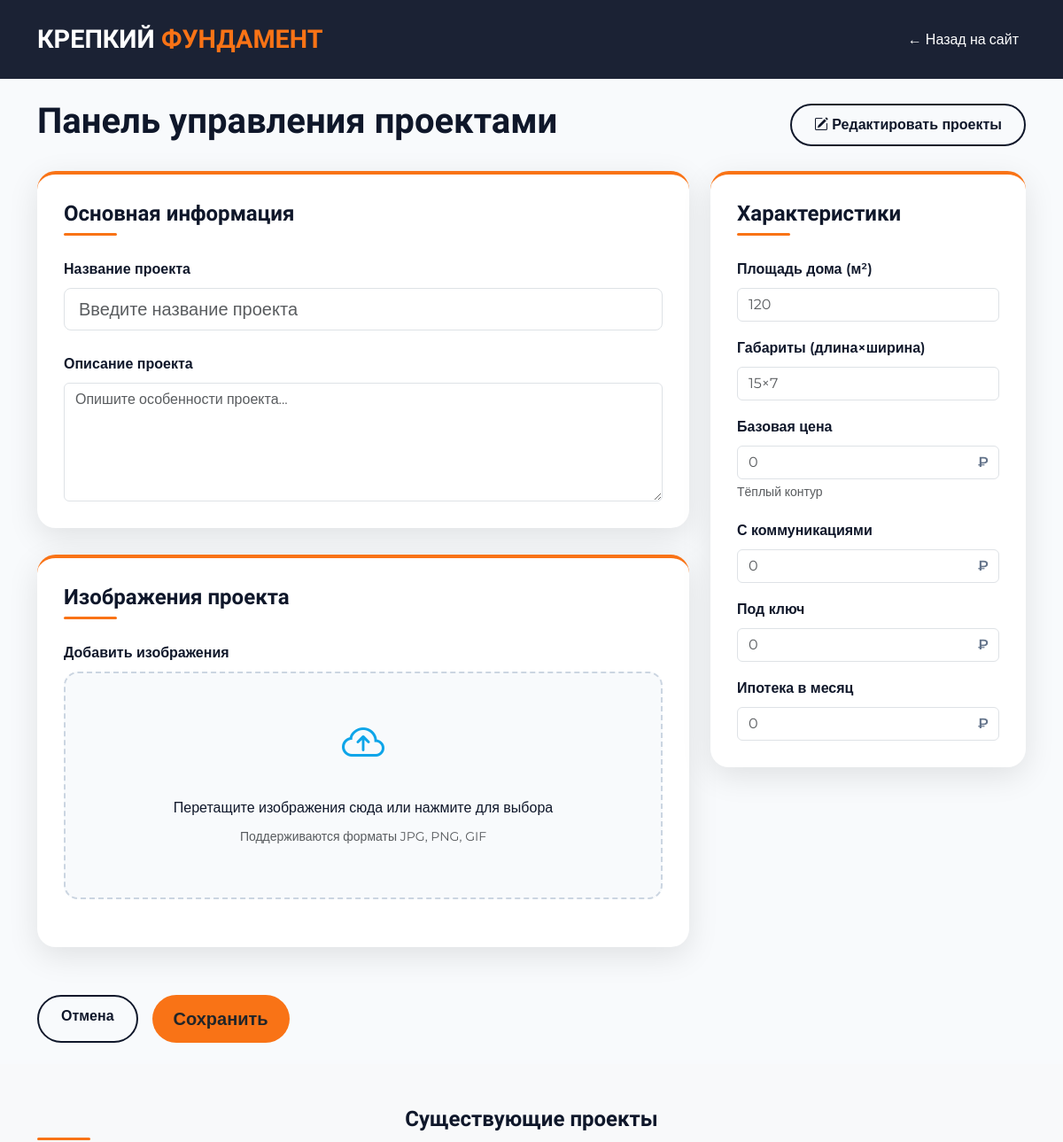
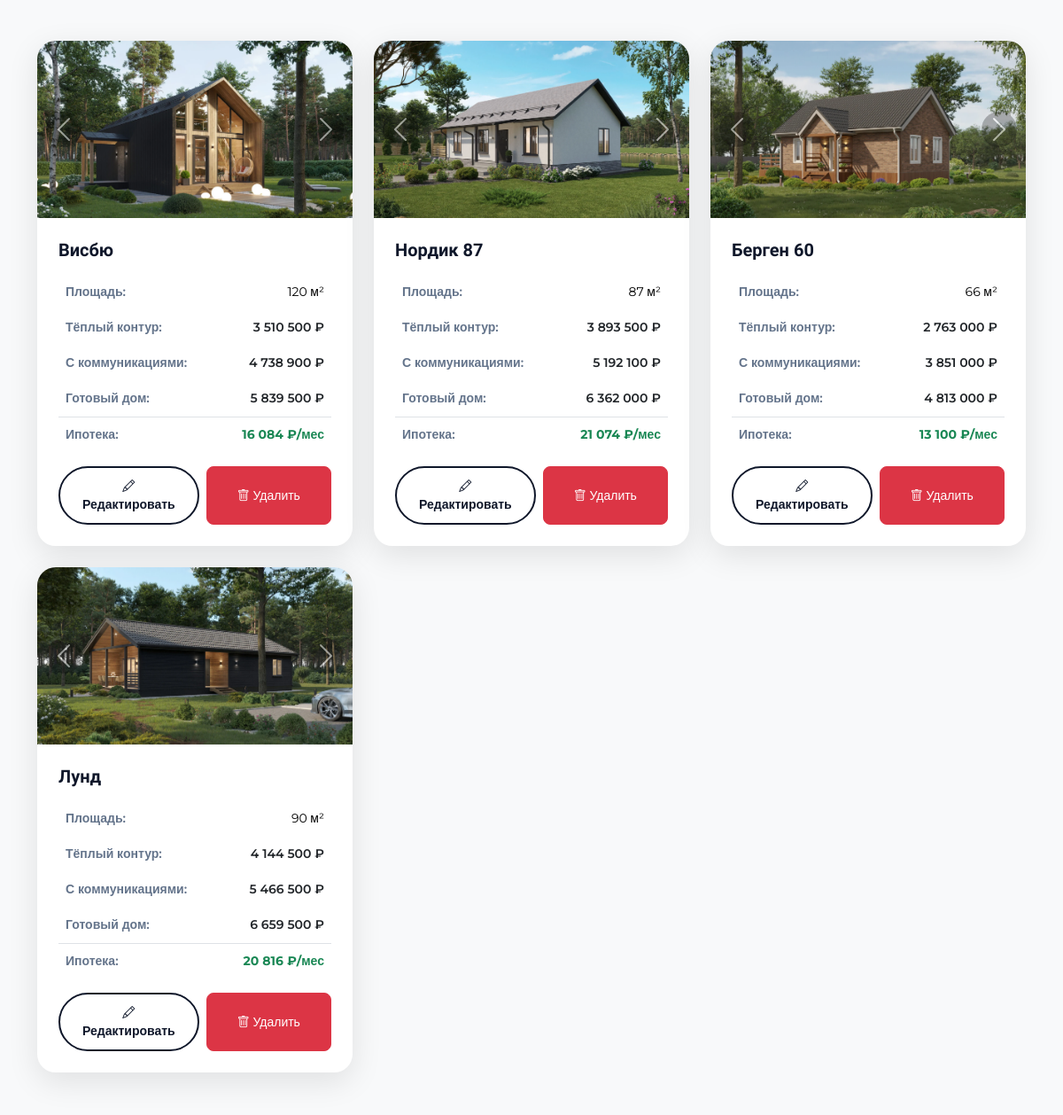
The app's page /admin/ with its own data (2 pictures, top to bottom).
### app/models.py (models this page shows, shortened)
class ProjectImages(db.Model):
    __tablename__ = "project_images"
    id = db.Column(db.Integer, primary_key=True)
    filename = db.Column(db.String(100), nullable=False)
    project_id = db.Column(
        db.Integer,
        db.ForeignKey(Project.id, ondelete="CASCADE"),
        nullable=False,
    )
    project = db.relationship("Project", back_populates="images")
    @property
    def url(self):
        return os.path.join('uploads', self.project.slug, self.filename)

class Project(db.Model):
    __tablename__ = "projects"
    id = db.Column(db.Integer, primary_key=True)
    title = db.Column(db.String(100), unique=True, nullable=False)
    slug = db.Column(db.String(100), unique=True, nullable=False)
    description = db.Column(db.Text)
    square = db.Column(db.Integer, nullable=False)
    size = db.Column(db.String(15), nullable=False)
    price_base = db.Column(db.Integer, nullable=False)
    price_with_communications = db.Column(db.Integer)
    price_ready = db.Column(db.Integer)
    mortgage_price_per_month = db.Column(db.Integer)
    images_directory_path = db.Column(db.String(300), nullable=False)
    images = db.relationship(
        "ProjectImages",
        back_populates="project",
        cascade="all, delete-orphan",
        lazy="dynamic"
    )

### app/routes.py (the view)
@main_bp.route('/admin/')
def admin():
    projects = Project.query.all()
    form = ProjectForm()
    return render_template('admin.html', projects=projects, form=form)

### app/forms.py
class ProjectForm(FlaskForm):
    title = StringField('Название', validators=[DataRequired()])
    description = TextAreaField('Описание', validators=[DataRequired()])
    square = IntegerField('Площадь (м²)', validators=[DataRequired(), NumberRange(min=0)])
    size = StringField('Площадь участка', validators=[DataRequired()])  # теперь текст
    price_base = IntegerField('Теплый контур', validators=[DataRequired(), NumberRange(min=0)])
    price_with_communications = IntegerField('Готовые коммуникации', validators=[Optional(), NumberRange(min=0)])
    price_ready = IntegerField('Заезжай и живи', validators=[Optional(), NumberRange(min=0)])
    mortgage_price_per_month = IntegerField('В ипотеку', validators=[Optional(), NumberRange(min=0)])
    img_files = MultipleFileField("Изображение", validators=[
        FileAllowed(['jpg', 'jpeg', 'png', 'webp'], "Допустимы только изображения")
    ])
    submit = SubmitField('Сохранить')

### app/templates/admin.html (shortened to what this page needs)
<!DOCTYPE html>
<html lang="ru">
    <head>
        <link href="https://cdn.jsdelivr.net/npm/bootstrap@5.3.2/dist/css/bootstrap.min.css" rel="stylesheet" />
        <link href="https://cdn.jsdelivr.net/npm/bootstrap-icons@1.11.1/font/bootstrap-icons.css" rel="stylesheet" />
    </head>
    <body>
        <nav class="navbar navbar-expand-lg">
            <div class="container">
                <a class="navbar-brand" href="{{ url_for('main.index') }}">КРЕПКИЙ <span>ФУНДАМЕНТ</span></a>
                <div class="navbar-nav ms-auto">
                    <a class="nav-link text-white" href="{{ url_for('main.index') }}">← Назад на сайт</a>
                </div>
            </div>
        </nav>
        <section class="py-4">
            <div class="container">
                <div class="d-flex justify-content-between align-items-center mb-4">
                    <h1 class="fw-bold">Панель управления проектами</h1>
                    <a href="{{ url_for('main.admin') }}#projects" class="btn btn-outline-custom">
                    <i class="bi bi-pencil-square"></i> Редактировать проекты
                    </a>
                </div>
                <form method="POST" action="{{ url_for('main.add_project') }}" enctype="multipart/form-data">
                    <div class="row g-4 align-items-start">
                        <div class="col-lg-8">
                            <div class="admin-card">
                                <h3 class="section-title">Основная информация</h3>
                                <div class="mb-4">
                                    <label class="form-label fw-bold">Название проекта</label>
                                    {{ form.title(class="form-control form-control-lg", placeholder="Введите название проекта") }}
                                </div>
                                <div class="mb-0">
                                    <label class="form-label fw-bold">Описание проекта</label>
                                    {{ form.description(class="form-control", rows="5", placeholder="Опишите особенности проекта...") }}
                                </div>
                            </div>
                            <div class="admin-card">
                                <h3 class="section-title">Изображения проекта</h3>
                                <div class="mb-4">
                                    <label class="form-label fw-bold">Добавить изображения</label>
                                    <div class="upload-area" id="uploadArea">
                                        <div class="upload-icon">
                                            <i class="bi bi-cloud-arrow-up"></i>
                                        </div>
                                        <p class="mb-2 fw-medium">Перетащите изображения сюда или нажмите для выбора</p>
                                        <p class="text-muted small">Поддерживаются форматы JPG, PNG, GIF</p>
                                    </div>
                                </div>
                            </div>
                        </div>
                        <div class="col-lg-4">
                            <div class="admin-card">
                                <h3 class="section-title">Характеристики</h3>
                                <div class="mb-3">
                                    <label class="form-label fw-semibold">Площадь дома (м²)</label>
                                    {{ form.square(class="form-control", placeholder="120") }}
                                </div>
                                <div class="mb-3">
                                    <label class="form-label fw-semibold">Габариты (длина×ширина)</label>
                                    {{ form.size(class="form-control", placeholder="15×7") }}
                                </div>
                                <div class="mb-3">
                                    <label class="form-label fw-semibold">Базовая цена</label>
                                    <div class="price-input-group">
                                        {{ form.price_base(class="form-control", placeholder="0") }}
                                    </div>
                                    <small class="text-muted">Тёплый контур</small>
                                </div>
                                <div class="mb-3">
                                    <label class="form-label fw-semibold">С коммуникациями</label>
                                    <div class="price-input-group">
                                        {{ form.price_with_communications(class="form-control", placeholder="0") }}
                                    </div>
                                </div>
                                <div class="mb-3">
                                    <label class="form-label fw-semibold">Под ключ</label>
                                    <div class="price-input-group">
                                        {{ form.price_ready(class="form-control", placeholder="0") }}
                                    </div>
                                </div>
                                <div class="mb-0">
                                    <label class="form-label fw-semibold">Ипотека в месяц</label>
                                    <div class="price-input-group">
                                        {{ form.mortgage_price_per_month(class="form-control", placeholder="0") }}
                                    </div>
                                </div>
                            </div>
                        </div>
                    </div>
                    <div class="row mt-4">
                        <div class="col-12">
                            <div class="d-grid gap-2 d-md-flex justify-content-md-start">
                                <a href="{{ url_for('main.admin') }}" class="btn btn-outline-custom me-md-2">Отмена</a>
                                {{ form.submit(class="btn btn-primary-custom btn-lg px-4") }}
                            </div>
                        </div>
                    </div>
                </form>
            </div>
        </section>
        <section id="projects" class="py-5 bg-light">
            <div class="container">
                <h2 class="section-title text-center mb-5">Существующие проекты</h2>
                <div class="row g-4">
                    {% for project in projects %}
                    <div class="col-md-6 col-lg-4">
                        <div class="project-card h-100">
                            <div id="carousel{{ project.id }}" class="carousel slide">
                                <div class="carousel-inner">
                                    {% for image in project.images.all() %}
                                    <div class="carousel-item {% if loop.first %}active{% endif %}">
                                        <img src="{{ url_for('static', filename=image.url) }}" class="card-img-top" alt="{{ project.title }}" style="height: 200px; object-fit: cover;">
                                    </div>
                                    {% endfor %}
                                </div>
                                {% if project.images.count() > 1 %}
                                <button class="carousel-control-prev" type="button" data-bs-target="#carousel{{ project.id }}" data-bs-slide="prev">
                                <span class="carousel-control-prev-icon"></span>
                                </button>
                                <button class="carousel-control-next" type="button" data-bs-target="#carousel{{ project.id }}" data-bs-slide="next">
                                <span class="carousel-control-next-icon"></span>
                                </button>
                                {% endif %}
                            </div>
                            <div class="card-body p-4">
                                <h5 class="fw-semibold mb-3">{{ project.title }}</h5>
                                <table class="table table-borderless text-secondary small mb-0">
                                    <tbody>
                                        <tr>
                                            <th>Площадь:</th>
                                            <td class="text-end">{{ project.square }} м²</td>
                                        </tr>
                                        <tr>
                                            <th>Тёплый контур:</th>
                                            <td class="text-end text-dark fw-semibold">{{ "{:,}".format(project.price_base).replace(',', ' ') }} ₽</td>
                                        </tr>
                                        <tr>
                                            <th>С коммуникациями:</th>
                                            <td class="text-end text-dark fw-semibold">{{ "{:,}".format(project.price_with_communications).replace(',', ' ') }} ₽</td>
                                        </tr>
                                        <tr>
                                            <th>Готовый дом:</th>
                                            <td class="text-end text-dark fw-semibold">{{ "{:,}".format(project.price_ready).replace(',', ' ') }} ₽</td>
                                        </tr>
                                        <tr class="border-top">
                                            <th class="pt-2">Ипотека:</th>
                                            <td class="text-end fw-bold pt-2 text-success">{{ "{:,}".format(project.mortgage_price_per_month).replace(',', ' ') }} ₽/мес</td>
                                        </tr>
                                    </tbody>
                                </table>
                                <div class="d-flex gap-2 mt-3">
                                    <a href="{{ url_for('main.edit_project', id=project.id) }}" class="btn btn-outline-custom btn-sm flex-fill">
                                    <i class="bi bi-pencil"></i> Редактировать
                                    </a>
                                    <button class="btn btn-danger btn-sm delete-project-btn" data-id="{{ project.id }}">
                                    <i class="bi bi-trash"></i> Удалить
                                    </button>
                                </div>
                            </div>
                        </div>
                    </div>
                    {% endfor %}
                </div>
            </div>
        </section>
    </body>
</html>

### app/templates/admin.html (style rules this page uses)
:root { --primary: #0f172a; --primary-light: #1e293b; --secondary: #f97316; --accent: #0ea5e9; --light: #f8fafc; --dark: #0f172a; --gray: #64748b; }
body { background: var(--light); font-family: "Montserrat", sans-serif; color: var(--dark); line-height: 1.7; }
h1, h2, h3, h4, h5 { font-family: "Oswald", sans-serif; font-weight: 700; }
.navbar { background: rgba(15, 23, 42, 0.95); backdrop-filter: blur(10px); padding: 15px 0; }
.navbar-brand { font-family: "Oswald", sans-serif; font-weight: 700; font-size: 1.8rem; color: white; }
.navbar-brand span { color: var(--secondary); }
.btn-primary-custom { background: var(--secondary); border: none; padding: 12px 30px; border-radius: 50px; font-weight: 600; transition: 0.3s; }
.btn-outline-custom { border: 2px solid var(--primary); color: var(--primary); padding: 10px 25px; border-radius: 50px; transition: 0.3s; font-weight: 600; }
.admin-card { background: white; border-radius: 1.3rem; padding: 30px; box-shadow: 0 10px 35px rgba(0, 0, 0, 0.1); margin-bottom: 30px; border-top: 4px solid var(--secondary); }
.project-card { background: white; border-radius: 1.3rem; box-shadow: 0 10px 35px rgba(0, 0, 0, 0.1); transition: 0.3s; overflow: hidden; }
.section-title { margin-bottom: 1.5rem; color: var(--primary); font-size: 1.5rem; position: relative; padding-bottom: 10px; }
.section-title::after { content: ""; position: absolute; bottom: 0; left: 0; width: 60px; height: 3px; background: var(--secondary); border-radius: 2px; }
.upload-area { border: 2px dashed #cbd5e1; border-radius: 1rem; padding: 40px 20px; text-align: center; cursor: pointer; transition: 0.3s; background: #f8fafc; }
.upload-icon { font-size: 3rem; color: var(--accent); margin-bottom: 1rem; }
.carousel-item img { height: 200px; object-fit: cover; }
.carousel-control-prev, .carousel-control-next { width: 40px; height: 40px; background: rgba(0,0,0,0.5); border-radius: 50%; top: 50%; transform: translateY(-50%); margin: 0 10px; }
.table th { font-weight: 600; color: var(--gray); border: none; }
.table td { border: none; vertical-align: middle; }
.delete-project-btn { width: 100%; border-radius: 8px; }
.price-input-group { position: relative; }
.price-input-group::before { content: "₽"; position: absolute; right: 12px; top: 50%; transform: translateY(-50%); color: var(--gray); font-weight: 600; }
.price-input-group input { padding-right: 40px; }

### records on screen
Project: title "Висбю", square "120", price_base "3 510 500", price_with_communications "4 738 900", price_ready "5 839 500", mortgage_price_per_month "16 084"
ProjectImages: filename.slug (picture)
Project: title "Нордик 87", square "87", price_base "3 893 500", price_with_communications "5 192 100", price_ready "6 362 000", mortgage_price_per_month "21 074"
ProjectImages: filename.slug (picture)
Project: title "Берген 60", square "66", price_base "2 763 000", price_with_communications "3 851 000", price_ready "4 813 000", mortgage_price_per_month "13 100"
ProjectImages: filename.slug (picture)
Project: title "Лунд", square "90", price_base "4 144 500", price_with_communications "5 466 500", price_ready "6 659 500", mortgage_price_per_month "20 816"
ProjectImages: filename.slug (picture)
